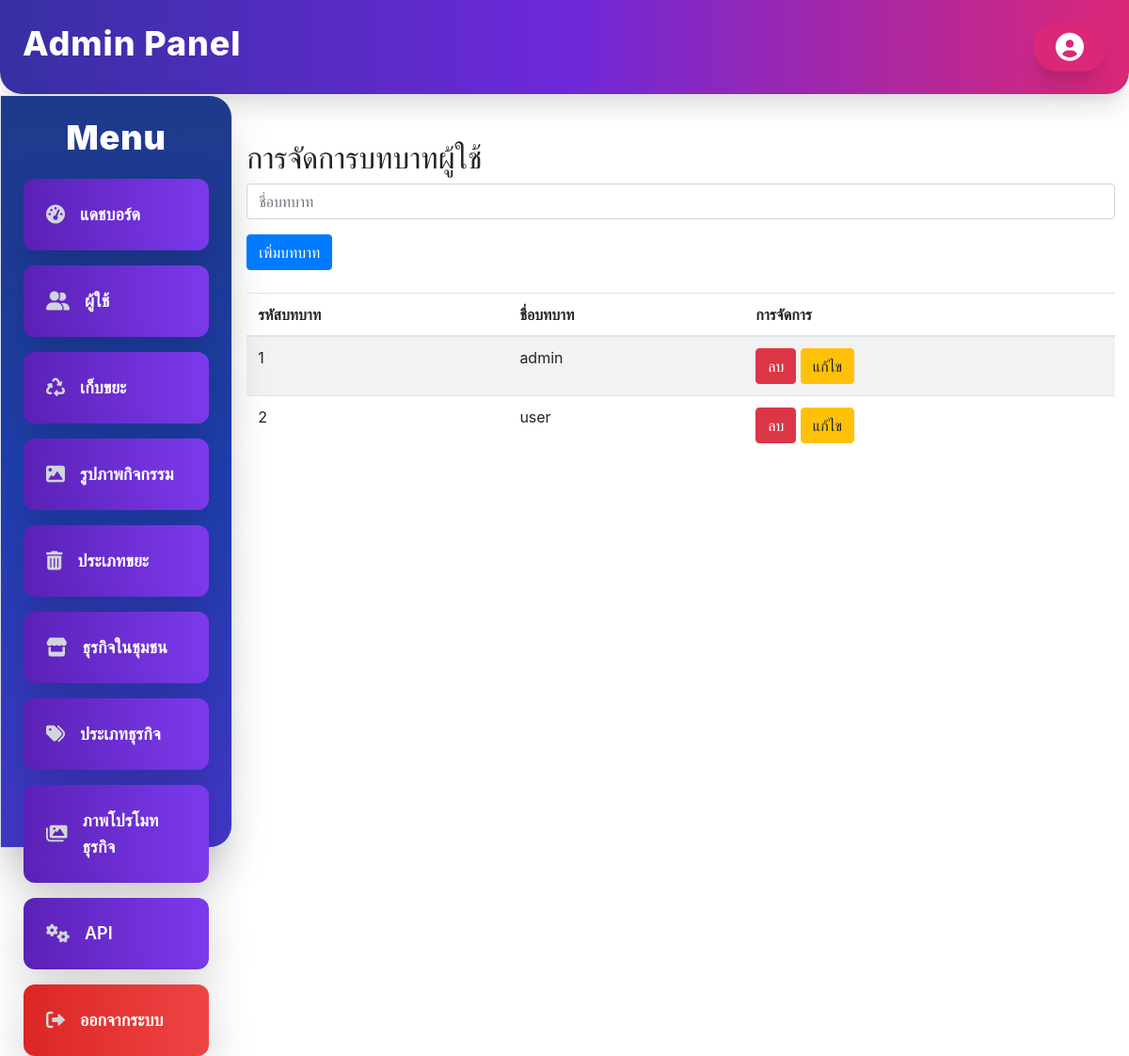
Page /Admin/role/roles.php (signed in) on the committed database.
### tables this page shows
CREATE TABLE `roles` (
  `role_id` int(11) NOT NULL,
  `role_name` varchar(50) NOT NULL
);

### Admin/role/roles.php (the view, shortened to what this page needs)
<?php
include_once '../sidebar-navbar.php';
$host = 'localhost';
$db = 'ESSDUH_BNS_MEMBER';
$user = 'root';
$pass = '';
$conn = new mysqli($host, $user, $pass, $db);
function getRoles($conn) {
    $sql = "SELECT * FROM roles";
    return $conn->query($sql);
}
$roles = getRoles($conn);
?>
<!DOCTYPE html>
<html lang="th">
<head>
    <link rel="stylesheet" href="https://stackpath.bootstrapcdn.com/bootstrap/4.5.2/css/bootstrap.min.css">
</head>
<body>
<div class="container mt-5">
    <h2>การจัดการบทบาทผู้ใช้</h2>
    <form method="POST" class="mb-4">
        <div class="form-group">
            <input type="text" name="role_name" class="form-control" placeholder="ชื่อบทบาท" required>
        </div>
        <button type="submit" name="add_role" class="btn btn-primary">เพิ่มบทบาท</button>
    </form>
    <table class="table table-striped">
        <thead>
        <tr>
            <th>รหัสบทบาท</th>
            <th>ชื่อบทบาท</th>
            <th>การจัดการ</th>
        </tr>
        </thead>
        <tbody>
        <?php while ($role = $roles->fetch_assoc()): ?>
            <tr>
                <td><?= $role['role_id'] ?></td>
                <td><?= $role['role_name'] ?></td>
                <td>
                    <form method="POST" style="display:inline;">
                        <button type="submit" name="delete_role" class="btn btn-danger" onclick="return confirm('คุณแน่ใจว่าต้องการลบบทบาทนี้?');">ลบ</button>
                    </form>
                    <button class="btn btn-warning" onclick="editRole(<?= $role['role_id'] ?>, '<?= $role['role_name'] ?>')">แก้ไข</button>
                </td>
            </tr>
        <?php endwhile; ?>
        </tbody>
    </table>
</div>
</body>
</html>

### rows in the picture
roles: role_id "1", role_name "admin"
roles: role_id "2", role_name "user"

### other values in the picture
$item['label'] "แดชบอร์ด"
$item['label'] "ผู้ใช้"
$item['label'] "เก็บขยะ"
$item['label'] "รูปภาพกิจกรรม"
$item['label'] "ประเภทขยะ"
$item['label'] "ธุรกิจในชุมชน"
$item['label'] "ประเภทธุรกิจ"
$item['label'] "ภาพโปรโมทธุรกิจ"
$item['label'] "API"
$item['label'] "ออกจากระบบ"
